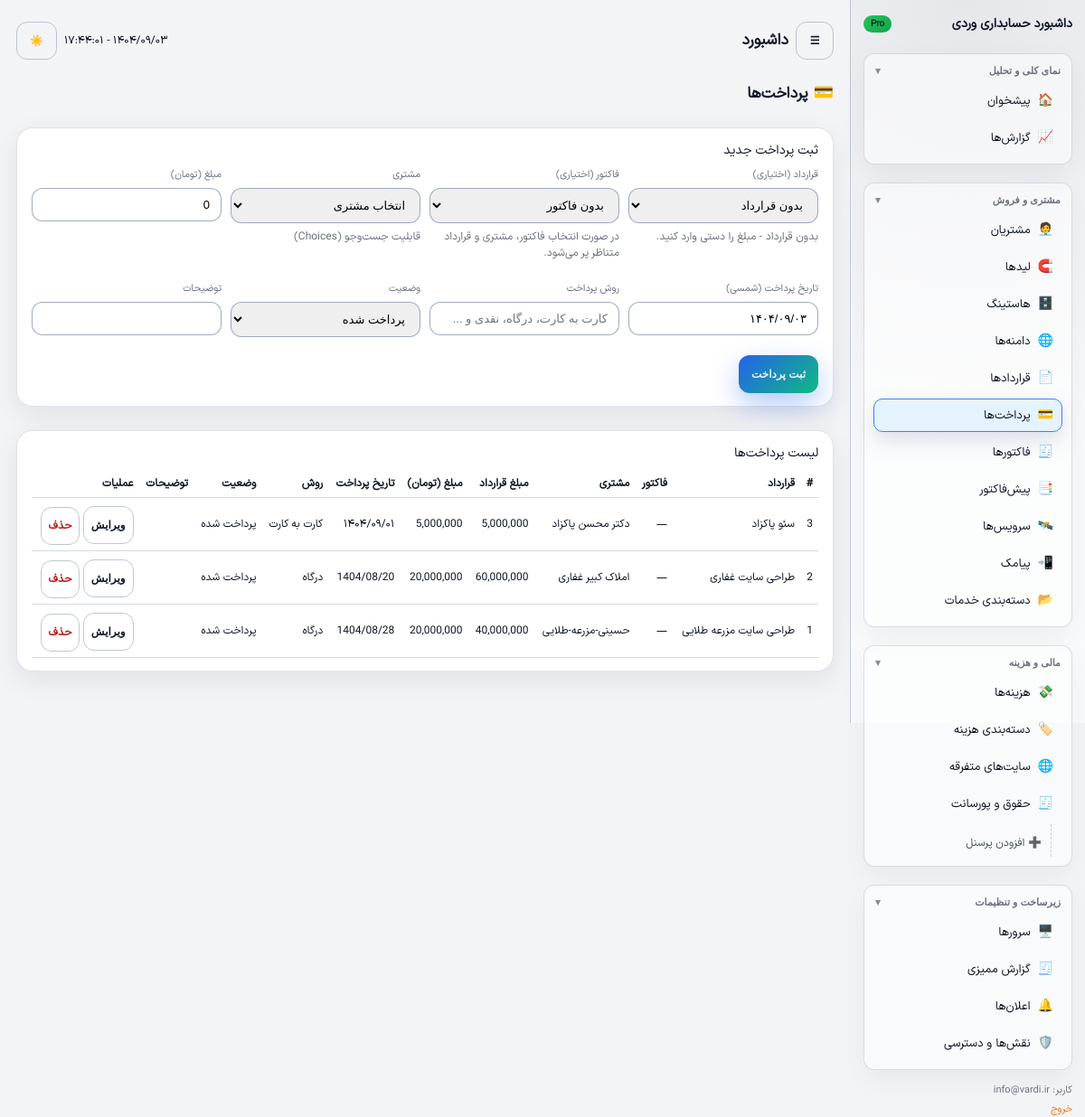
The page /payments (signed in) on the database its author committed.
### tables this page shows
CREATE TABLE `payments` (
  `id` int(11) NOT NULL,
  `contract_id` int(11) DEFAULT NULL,
  `invoice_id` int(11) DEFAULT NULL,
  `customer_id` int(11) DEFAULT NULL,
  `contract_amount` int(11) DEFAULT NULL,
  `whmcs_invoice_id` int(11) DEFAULT NULL,
  `external_source` enum('none','whmcs','bankshomareh','starplan','manual') DEFAULT 'none',
  `external_ref` varchar(190) DEFAULT NULL,
  `amount` int(11) NOT NULL,
  `pay_date` varchar(20) DEFAULT NULL,
  `paid_at` datetime NOT NULL,
  `method` varchar(50) DEFAULT NULL,
  `status` enum('paid','refunded','pending') DEFAULT 'paid',
  `note` text DEFAULT NULL,
  `created_at` datetime DEFAULT NULL,
  `updated_at` datetime DEFAULT NULL
);

CREATE TABLE `contracts` (
  `id` int(11) NOT NULL,
  `customer_name` varchar(190) NOT NULL,
  `customer_id` int(11) DEFAULT NULL,
  `category_id` int(11) NOT NULL,
  `title` varchar(255) NOT NULL,
  `total_amount` int(11) NOT NULL,
  `total_cost_amount` int(11) NOT NULL DEFAULT 0,
  `start_date` date NOT NULL,
  `end_date` date DEFAULT NULL,
  `status` enum('active','completed','cancelled') DEFAULT 'active',
  `note` text DEFAULT NULL,
  `sales_employee_id` int(11) DEFAULT NULL,
  `whmcs_service_id` int(11) DEFAULT NULL,
  `notes` text DEFAULT NULL,
  `created_at` datetime DEFAULT NULL,
  `updated_at` datetime DEFAULT NULL
);

CREATE TABLE `customers` (
  `id` int(10) UNSIGNED NOT NULL,
  `name` varchar(190) NOT NULL,
  `phone` varchar(50) DEFAULT NULL,
  `email` varchar(190) DEFAULT NULL,
  `note` text DEFAULT NULL,
  `created_at` datetime DEFAULT NULL,
  `updated_at` datetime DEFAULT NULL
);

### src/Core/View.php (called while the page is built, shortened)
<?php
class View
{
    public static function render(string $view, array $data = []): void
    {
        include __DIR__ . '/../../views/layout.php';
    }
}

### src/Controller/PaymentsController.php (called while the page is built, shortened)
<?php
class PaymentsController
{
    public function index(): void
    {
        try {
            $pdo = Database::connection();
            $contracts = $pdo->query("SELECT id, title, total_amount, customer_id FROM contracts ORDER BY id DESC")->fetchAll();
            $customers = $pdo->query("SELECT id, name FROM customers ORDER BY id DESC")->fetchAll();
            $invoices  = $pdo->query("SELECT id, indicator_code, title, customer_id, contract_id, payable_amount FROM invoices ORDER BY id DESC")->fetchAll();
            $sql = "SELECT p.*, c.title AS contract_title, cust.name AS customer_name, inv.indicator_code AS invoice_code
                    FROM payments p
                    LEFT JOIN contracts c ON c.id = p.contract_id
                    LEFT JOIN customers cust ON cust.id = p.customer_id
                    LEFT JOIN invoices inv ON inv.id = p.invoice_id
                    ORDER BY p.id DESC";
            $rows = $pdo->query($sql)->fetchAll();
            View::render('payments/index', [
                'user'      => Auth::user(),
                'payments'  => $rows,
                'contracts' => $contracts,
                'customers' => $customers,
                'invoices'  => $invoices,
            ]);
        } catch (PDOException $e) {
            View::renderError('خطا در بخش پرداخت‌ها: ' . $e->getMessage(), $e->getTraceAsString(), Auth::user());
        }
    }
}

### index.php (called while the page is built, shortened)
<?php
spl_autoload_register(function(string $class) {
    if (strpos($class, 'App\\') === 0) {
        $path = __DIR__ . '/src/' . str_replace('App\\', '', $class) . '.php';
        $path = str_replace('\\', '/', $path);
    }
});
if (file_exists(__DIR__ . '/jdf.php')) {
    require_once __DIR__ . '/jdf.php';
}
$router = new \App\Core\Router();
$router->dispatch();

### jdf.php (called while the page is built, shortened)
<?php
function jdate($format, $timestamp = '', $none = '', $time_zone = 'Asia/Tehran', $tr_num = 'fa') {
  $T_sec = 0;
  $ts = $T_sec + (($timestamp === '') ? time() : tr_num($timestamp));
  $date = explode('_', date('H_i_j_n_O_P_s_w_Y', $ts));
  list($j_y, $j_m, $j_d) = gregorian_to_jalali($date[8], $date[3], $date[2]);
  $sl = strlen($format);
  $out = '';
  for ($i = 0; $i < $sl; $i++) {
    $sub = substr($format, $i, 1);
    switch ($sub) {
      case 'd':
        $out .= ($j_d < 10) ? '0' . $j_d : $j_d;
        break;
      case 'm':
        $out .= ($j_m > 9) ? $j_m : '0' . $j_m;
        break;
      case 'Y':
        $out .= $j_y;
        break;
      default:
        $out .= $sub;
    }
  }
  return ($tr_num != 'en') ? tr_num($out, 'fa', '.') : $out;
}
function tr_num($str, $mod = 'en', $mf = '٫') {
  $num_a = array('0', '1', '2', '3', '4', '5', '6', '7', '8', '9', '.');
  $key_a = array('۰', '۱', '۲', '۳', '۴', '۵', '۶', '۷', '۸', '۹', $mf);
  return ($mod == 'fa') ? str_replace($num_a, $key_a, $str) : str_replace($key_a, $num_a, $str);
}
function gregorian_to_jalali($gy, $gm, $gd, $mod = '') {
   list($gy, $gm, $gd) = explode('_', tr_num($gy . '_' . $gm . '_' . $gd));
  $g_d_m = array(0, 31, 59, 90, 120, 151, 181, 212, 243, 273, 304, 334);
  $gy2 = ($gm > 2) ? ($gy + 1) : $gy;
  $days = 355666 + (365 * $gy) + ((int) (($gy2 + 3) / 4)) - ((int) (($gy2 + 99) / 100)) + ((int) (($gy2 + 399) / 400)) + $gd + $g_d_m[$gm - 1];
  $jy = -1595 + (33 * ((int) ($days / 12053)));
  $days %= 12053;
  $jy += 4 * ((int) ($days / 1461));
  $days %= 1461;
  if ($days > 365) {
    $jy += (int) (($days - 1) / 365);
    $days = ($days - 1) % 365;
  }
  if ($days < 186) {
    $jm = 1 + (int) ($days / 31);
    $jd = 1 + ($days % 31);
  } else {
    $jm = 7 + (int) (($days - 186) / 30);
    $jd = 1 + (($days - 186) % 30);
  }
  return ($mod == '') ? array($jy, $jm, $jd) : $jy . $mod . $jm . $mod . $jd;
}

### src/Core/Date.php (called while the page is built, shortened)
<?php
require_once __DIR__ . '/../../jdf.php';
class Date
{
    public static function j(string $format = 'Y/m/d'): string
    {
        return jdate($format);
    }
    public static function jDate(?string $value): string
    {
        $value = trim($value);
        $norm = Str::normalizeDigits($value);
        if (preg_match('/^(13|14)(\d{2})[\/-](\d{1,2})[\/-](\d{1,2})$/', $norm, $m)) {
            $year  = $m[1] . $m[2];
            $month = str_pad($m[3], 2, '0', STR_PAD_LEFT);
            $day   = str_pad($m[4], 2, '0', STR_PAD_LEFT);
            return $year . '/' . $month . '/' . $day;
        }
        $ts = strtotime($norm);
        $jalali = jdate('Y/m/d', $ts);
        return $jalali;
    }
}

### src/Core/Str.php (called while the page is built, shortened)
<?php
class Str
{
    public static function normalizeDigits(string $value, bool $stripSeparators = true): string
    {
        $fa = ['۰','۱','۲','۳','۴','۵','۶','۷','۸','۹'];
        $en = ['0','1','2','3','4','5','6','7','8','9'];
        $ar = ['٠','١','٢','٣','٤','٥','٦','٧','٨','٩'];
        $value = str_replace($fa, $en, $value);
        $value = str_replace($ar, $en, $value);
        if ($stripSeparators) {
            $value = str_replace([',', '٬', ' '], '', $value);
        }
        return $value;
    }
}

### views/payments/index.php (the view, shortened to what this page needs)
<div class="topbar-title" style="margin-bottom:8px;">
    <span class="emoji">💳</span>
    <span>پرداخت‌ها</span>
</div>
<div class="card-soft" style="margin-bottom:10px;">
    <div class="card-header">
        <div class="card-title">ثبت پرداخت جدید</div>
    </div>
    <form method="post" action="/payments/create" data-payment-form>
        <div class="grid" style="grid-template-columns:repeat(4,minmax(0,1fr));gap:10px;">
            <div class="form-field">
                <label class="form-label">قرارداد (اختیاری)</label>
                <select name="contract_id" class="form-select" data-contract-select>
                    <option value="">بدون قرارداد</option>
                </select>
                <div class="hint" data-contract-summary style="margin-top:6px;font-size:12px;color:#6b7280;">
                    بدون قرارداد - مبلغ را دستی وارد کنید.
                </div>
            </div>
            <div class="form-field">
                <label class="form-label">فاکتور (اختیاری)</label>
                <select name="invoice_id" class="form-select">
                    <option value="">بدون فاکتور</option>
                </select>
                <div class="hint" style="margin-top:6px;font-size:12px;color:#6b7280;">در صورت انتخاب فاکتور، مشتری و قرارداد متناظر پر می‌شود.</div>
            </div>
            <div class="form-field">
                <label class="form-label">مشتری</label>
                <select name="customer_id" class="form-select" data-customer-select>
                    <option value="">انتخاب مشتری</option>
                </select>
                <div class="hint" style="margin-top:6px;font-size:12px;color:#6b7280;">قابلیت جست‌وجو (Choices)</div>
            </div>
            <div class="form-field">
                <label class="form-label">مبلغ (تومان)</label>
                <input type="text" name="amount" class="form-input money-input" value="0" required data-amount-input>
            </div>
            <div class="form-field">
                <label class="form-label">تاریخ پرداخت (شمسی)</label>
                <input type="text" name="pay_date" class="form-input jalali-picker" placeholder="مثلاً 1403/08/15" value="<?php echo Date::j('Y/m/d'); ?>">
            </div>
            <div class="form-field">
                <label class="form-label">روش پرداخت</label>
                <input type="text" name="method" class="form-input" placeholder="کارت به کارت، درگاه، نقدی و ...">
            </div>
            <div class="form-field">
                <label class="form-label">وضعیت</label>
                <select name="status" class="form-select">
                    <option value="paid">پرداخت شده</option>
                </select>
            </div>
            <div class="form-field">
                <label class="form-label">توضیحات</label>
                <input type="text" name="note" class="form-input">
            </div>
        </div>
        <button type="submit" class="btn btn-primary" style="margin-top:8px;">ثبت پرداخت</button>
    </form>
</div>
<div class="card-soft">
    <div class="card-header">
        <div class="card-title">لیست پرداخت‌ها</div>
    </div>
    <div style="overflow-x:auto;">
        <table class="table">
            <thead>
            <tr>
                <th>#</th>
                <th>قرارداد</th>
                <th>فاکتور</th>
                <th>مشتری</th>
                <th>مبلغ قرارداد</th>
                <th>مبلغ (تومان)</th>
                <th>تاریخ پرداخت</th>
                <th>روش</th>
                <th>وضعیت</th>
                <th>توضیحات</th>
                <th>عملیات</th>
            </tr>
            </thead>
            <tbody>
            <?php if (empty($payments)): ?>
                <tr><td colspan="10">هنوز پرداختی ثبت نشده است.</td></tr>
            <?php else: ?>
                <?php foreach ($payments as $p): ?>
                    <tr>
                        <td><?php echo (int)$p['id']; ?></td>
                        <td><?php echo htmlspecialchars($p['contract_title'] ?? 'بدون قرارداد', ENT_QUOTES, 'UTF-8'); ?></td>
                        <td><?php echo $p['invoice_code'] ? htmlspecialchars($p['invoice_code'], ENT_QUOTES, 'UTF-8') : '—'; ?></td>
                        <td><?php echo htmlspecialchars($p['customer_name'] ?? '—', ENT_QUOTES, 'UTF-8'); ?></td>
                        <td><?php echo $p['contract_amount'] ? number_format((int)$p['contract_amount']) : '—'; ?></td>
                        <td><?php echo number_format((int)$p['amount']); ?></td>
                        <td><?php echo $p['pay_date'] ? Date::jDate($p['pay_date']) : ($p['paid_at'] ? Date::jDate($p['paid_at']) : ''); ?></td>
                        <td><?php echo htmlspecialchars($p['method'], ENT_QUOTES, 'UTF-8'); ?></td>
                        <td>
                            <?php
                            $map = ['paid'=>'پرداخت شده','pending'=>'در انتظار','refunded'=>'مرجوع شده'];
                            echo $map[$p['status']] ?? $p['status'];
                            ?>
                        </td>
                        <td><?php echo htmlspecialchars($p['note'], ENT_QUOTES, 'UTF-8'); ?></td>
                        <td>
                            <button class="btn btn-outline" data-inline-edit-toggle="payment-<?php echo (int)$p['id']; ?>" style="padding-inline:8px;">ویرایش</button>
                            <a href="/payments/delete?id=<?php echo (int)$p['id']; ?>" class="btn btn-outline" style="padding-inline:8px;color:#b91c1c;margin-top:4px;"
                               onclick="return confirm('این پرداخت حذف شود؟');">حذف</a>
                        </td>
                    </tr>
                <?php endforeach; ?>
            <?php endif; ?>
            </tbody>
        </table>
    </div>
</div>
<link rel="stylesheet" href="https://cdn.jsdelivr.net/npm/choices.js/public/assets/styles/choices.min.css">

### rows shown on the page
payments: id "3", contract.title "سئو پاکزاد", customer.name "دکتر محسن پاکزاد", contract_amount "5,000,000", amount "5,000,000", pay_date "۱۴۰۴/۰۹/۰۱", method "کارت به کارت", status "پرداخت شده"
payments: id "2", contract.title "طراحی سایت غفاری", customer.name "املاک کبیر غفاری", contract_amount "60,000,000", amount "20,000,000", pay_date "1404/08/20", method "درگاه", status "پرداخت شده"
payments: id "1", contract.title "طراحی سایت مزرعه طلایی", customer.name "حسینی-مزرعه-طلایی", contract_amount "40,000,000", amount "20,000,000", pay_date "1404/08/28", method "درگاه", status "پرداخت شده"

### other values the page prints
$user['email'] "info@vardi.ir"
